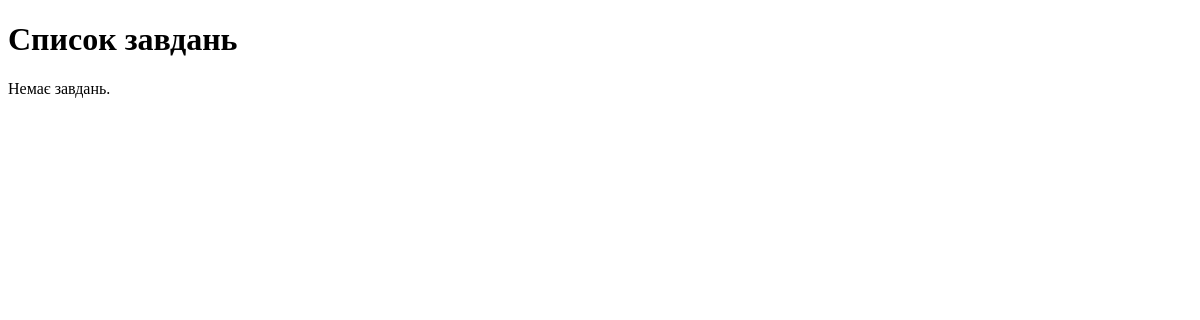
Page /todo/ on the earlier database version.
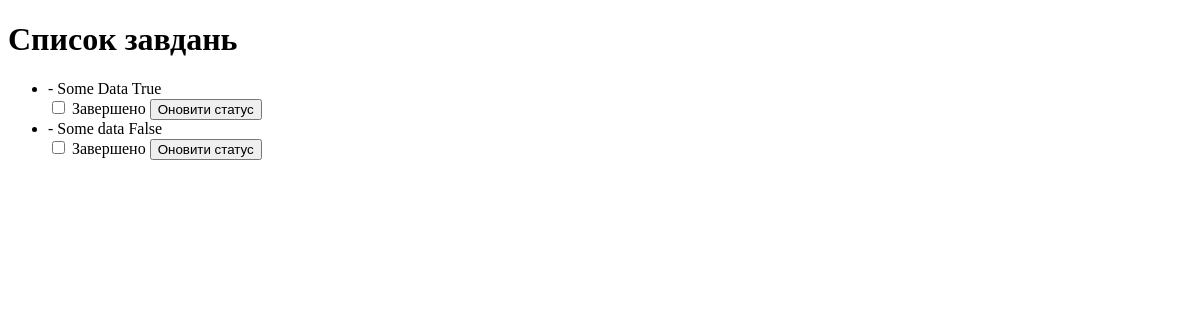
Same page on the later database version.
### todo/models.py (models this page shows)
class Task(models.Model):
    title = models.CharField(max_length=255)
    description = models.TextField(blank=True, null=True)
    completed = models.BooleanField(default=False)

### todo/views.py (the view)
# urls.py: path('', views.task_list, name='task_list'),
def task_list(reqeust):
    tasks = Task.objects.all()
    return render(reqeust, 'todo/task_list.html', {'tasks': tasks})

### todo/templates/todo/task_list.html (shortened to what this page needs)
<!DOCTYPE html>
<html lang="en">
<head>
</head>
<body>
    <h1>Список завдань</h1>
    {% if tasks %}
        <ul>
            {% for task in tasks %}
                <li>
                    <strong>{{ task.name }}</strong> - {{ task.description }}  {{task.completed}}
                    <form action="{% url 'update_task_status' task.id %}" method="post">
                        <label for="status-{{ task.id }}">
                            <input
                                type="checkbox"
                                id="status-{{ task.id }}"
                                name="status"
                            >
                            Завершено
                        </label>
                        <button type="submit">Оновити статус</button>
                    </form>
                </li>
            {% endfor %}
        </ul>
    {% else %}
        <p>Немає завдань.</p>
    {% endif %}
</body>
</html>

Differences in the rows shown:
added Task: description "Some Data", completed "True"
added Task: description "Some data", completed "False"
Other differences:
text no longer shown: "Немає завдань."
